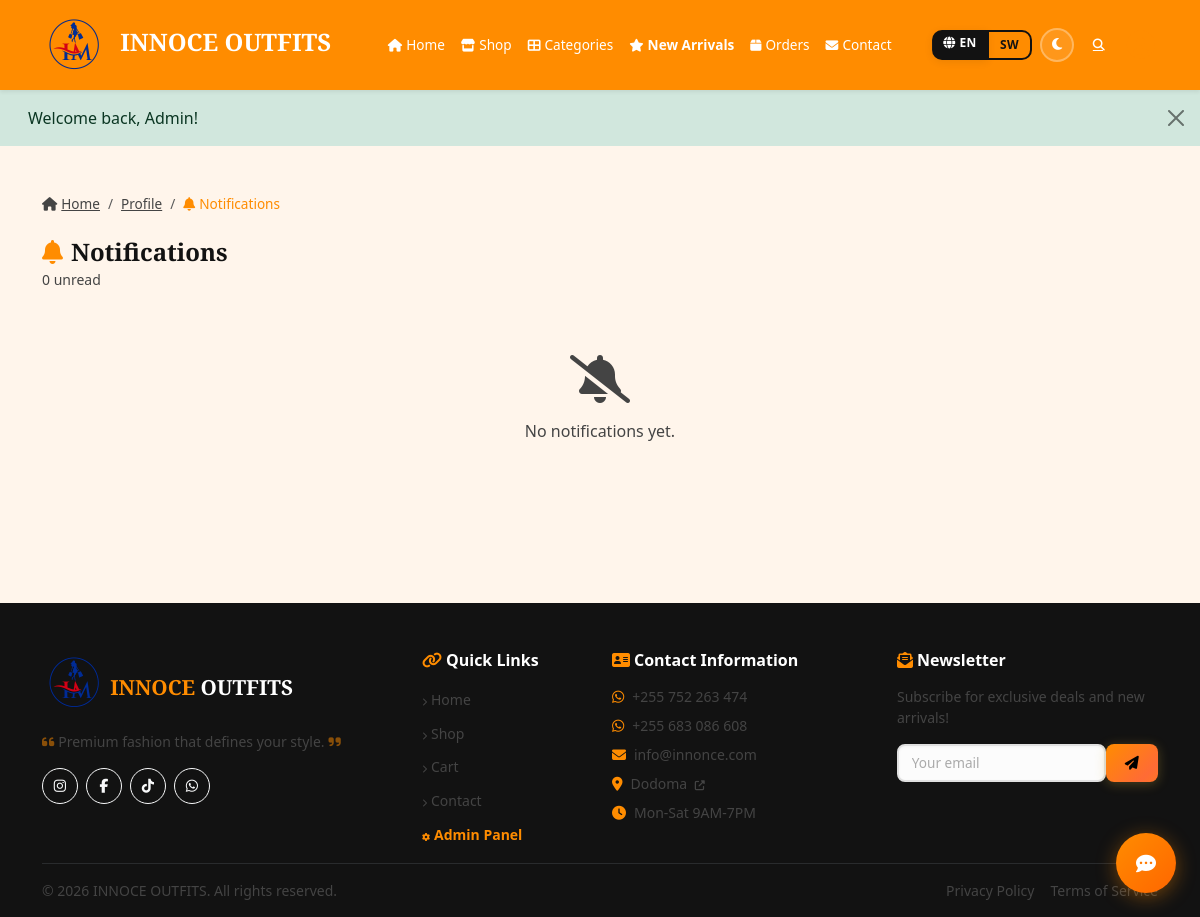
The page /account/notifications.php (signed in) on the database as committed earlier.
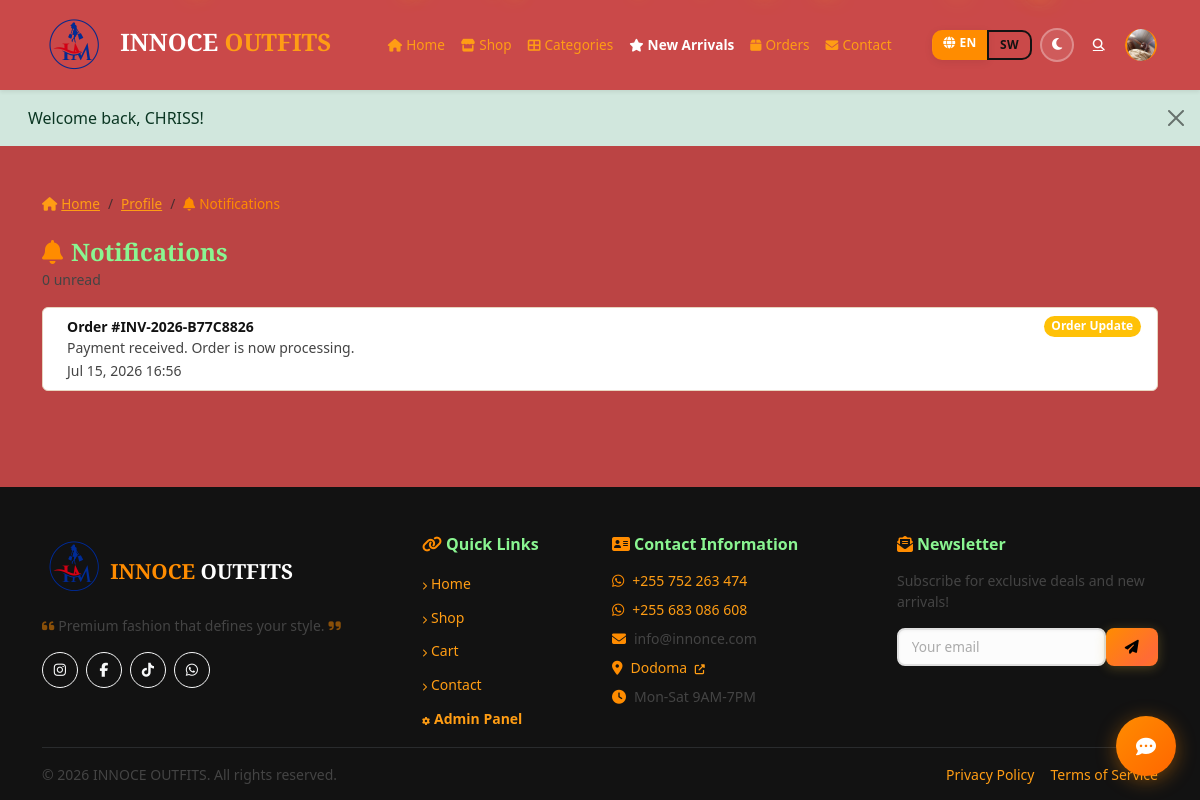
The same page on the database as committed later.
### tables this page shows
CREATE TABLE `notifications` (
  `id` int(11) NOT NULL AUTO_INCREMENT,
  `user_id` int(11) NOT NULL,
  `title` varchar(255) NOT NULL,
  `message` text DEFAULT NULL,
  `type` varchar(50) DEFAULT 'info',
  `is_read` tinyint(1) DEFAULT 0,
  `created_at` timestamp NOT NULL DEFAULT current_timestamp(),
  PRIMARY KEY (`id`),
  KEY `user_id` (`user_id`),
  CONSTRAINT `notifications_ibfk_1` FOREIGN KEY (`user_id`) REFERENCES `users` (`id`) ON DELETE CASCADE
);

### includes/functions.php (called while the page is built, shortened)
<?php
function isLoggedIn(): bool {
    return isset($_SESSION['user_id']);
}
function isAdmin(): bool {
    return isset($_SESSION['user_role']) && $_SESSION['user_role'] === 'admin';
}
function escape(?string $value): string {
    return htmlspecialchars($value ?? '', ENT_QUOTES, 'UTF-8');
}
function currentLang(): string {
    return $_SESSION['lang'] ?? 'en';
}
function __(string $key): string {
    global $lang;
    $locale = currentLang();
    return $lang[$locale][$key] ?? $lang['en'][$key] ?? $key;
}

### includes/notifications.php (called while the page is built, shortened)
<?php
function getUnreadNotificationCount(int $userId): int {
    global $db;
    $stmt = $db->prepare("SELECT COUNT(*) FROM notifications WHERE user_id = ? AND is_read = 0");
    $stmt->execute([$userId]);
    return (int)$stmt->fetchColumn();
}
function getNotifications(int $userId, int $limit = 20): array {
    global $db;
    $stmt = $db->prepare("SELECT * FROM notifications WHERE user_id = ? ORDER BY created_at DESC LIMIT ?");
    $stmt->execute([$userId, $limit]);
    return $stmt->fetchAll();
}

### account/notifications.php (the view, shortened to what the changed rows need)
<?php
require_once __DIR__ . '/../config.php';
require_once __DIR__ . '/../includes/notifications.php';
$notifs = getNotifications($_SESSION['user_id'], 100);
$unread = getUnreadNotificationCount($_SESSION['user_id']);
require_once __DIR__ . '/../includes/header.php'; ?>
<div class="container py-5">
    <nav aria-label="breadcrumb" class="mb-4">
        <ol class="breadcrumb bg-transparent p-0 mb-0">
            <li class="breadcrumb-item"><a href="<?= SITE_URL ?>/index.php" class="text-muted"><i class="fas fa-home me-1"></i><?= __('home') ?></a></li>
            <li class="breadcrumb-item"><a href="profile.php" class="text-muted"><?= __('profile') ?></a></li>
        </ol>
    </nav>
    <div class="d-flex justify-content-between align-items-center mb-3">
        <div>
            <h4 class="fw-700 mb-0" style="font-family: 'Playfair Display', serif;"><i class="fas fa-bell me-2 text-gold"></i><?= __('notifications') ?></h4>
            <small class="text-muted"><?= $unread ?> unread</small>
        </div>
    </div>
    <?php if ($notifs): ?>
    <div class="list-group">
        <?php foreach ($notifs as $n): ?>
        <div class="list-group-item list-group-item-action d-flex justify-content-between align-items-start <?= $n['is_read'] ? '' : 'border-warning border-2' ?>" style="cursor:pointer;" onclick="fetch('<?= SITE_URL ?>/actions/notifications.php?action=mark_read&id=<?= $n['id'] ?>');this.classList.remove('border-warning','border-2');">
            <div class="ms-2 me-auto">
                <div class="fw-600 small"><?= escape($n['title']) ?></div>
                <p class="small text-muted mb-0"><?= preg_replace('/https?:\/\/\S+/', '<a href="$0" class="text-gold" target="_blank">$0</a>', escape($n['message'])) ?></p>
                <small class="text-muted"><?= date('M d, Y H:i', strtotime($n['created_at'])) ?></small>
            </div>
            <span class="badge bg-<?= $n['type'] === 'order' ? 'warning' : 'info' ?> rounded-pill"><?= $n['type'] === 'order' ? __('notification_order') : __('notification_info') ?></span>
        </div>
        <?php endforeach; ?>
    </div>
    <?php else: ?>
    <div class="text-center py-5">
        <i class="fas fa-bell-slash fa-3x text-muted mb-3"></i>
        <p class="text-muted"><?= __('no_notifications') ?></p>
    </div>
    <?php endif; ?>
</div>
<?php require_once __DIR__ . '/../includes/footer.php'; ?>

### includes/header.php (shortened to what the changed rows need)
<!DOCTYPE html>
<html lang="en">
<head>
    <link href="https://cdn.jsdelivr.net/npm/bootstrap@5.3.3/dist/css/bootstrap.min.css" rel="stylesheet">
    <link rel="stylesheet" href="https://cdnjs.cloudflare.com/ajax/libs/font-awesome/6.5.1/css/all.min.css">
    <link rel="stylesheet" href="<?= SITE_URL ?>/assets/css/style.css?v=2.0">
</head>
<body>
<nav class="navbar navbar-expand-lg bg-white shadow-sm sticky-top">
    <div class="container">
        <a class="navbar-brand fw-bold" href="<?= SITE_URL ?>/index.php" style="font-family: 'Playfair Display', serif; font-size: 1.5rem;">
            <img src="<?= SITE_URL ?>/assets/images/logo.png" alt="INNOCE OUTFITS" style="height: 64px; width: 64px; border-radius: 50%; vertical-align: middle;">
            <span class="text-gold ms-2">INNOCE</span> OUTFITS
        </a>
        <div class="collapse navbar-collapse" id="navbarNav">
            <ul class="navbar-nav mx-auto">
                <li class="nav-item"><a class="nav-link" href="<?= SITE_URL ?>/index.php"><i class="fas fa-home me-1"></i><?= __('home') ?></a></li>
                <li class="nav-item"><a class="nav-link" href="<?= SITE_URL ?>/shop/index.php"><i class="fas fa-store me-1"></i><?= __('shop') ?></a></li>
                <li class="nav-item"><a class="nav-link" href="<?= SITE_URL ?>/shop/categories.php"><i class="fas fa-th-large me-1"></i><?= __('categories') ?></a></li>
                <?php if (isLoggedIn()): ?>
                <li class="nav-item"><a class="nav-link" href="<?= SITE_URL ?>/account/orders.php"><i class="fas fa-box me-1"></i><?= __('orders') ?></a></li>
                <?php endif; ?>
                <li class="nav-item"><a class="nav-link" href="<?= SITE_URL ?>/pages/contact.php"><i class="fas fa-envelope me-1"></i><?= __('contact') ?></a></li>
            </ul>
            <div class="d-flex align-items-center gap-2">
                <?php if (isLoggedIn()):
                ?>
                <div class="dropdown d-inline-block">
                    <button class="btn btn-link text-dark p-0 nav-icon-link position-relative" data-bs-toggle="dropdown" title="<?= escape($_SESSION['user_name'] ?? '') ?>" style="text-decoration:none;">
                        <?php if (!empty($_SESSION['user_photo'])): ?>
                            <img src="<?= SITE_URL . '/' . $_SESSION['user_photo'] ?>" alt="" style="width:36px;height:36px;border-radius:50%;object-fit:cover;object-position:<?= escape($_SESSION['user_align'] ?? 'center') ?>;border:2px solid var(--gold);vertical-align:middle;">
                        <?php else: ?>
                            <i class="fas fa-user-circle" style="font-size:28px;color:var(--gold);vertical-align:middle;"></i>
                        <?php endif; ?>
                    </button>
                </div>
                <?php else: ?>
                <a href="<?= SITE_URL ?>/auth/login.php" class="btn btn-outline-dark-custom btn-sm"><i class="fas fa-sign-in-alt me-1"></i><?= __('login') ?></a>
                <a href="<?= SITE_URL ?>/auth/register.php" class="btn-gold-sm"><i class="fas fa-user-plus me-1"></i><?= __('register') ?></a>
                <?php endif; ?>
            </div>
        </div>
    </div>
</nav>
<main>
<?php if (isset($_SESSION['success'])): ?>
    <div class="alert alert-success alert-dismissible fade show border-0 mb-0 rounded-0">
        <div class="container"><?= escape($_SESSION['success']) ?>
        <button type="button" class="btn-close" data-bs-dismiss="alert"></button>
        </div>
    </div>
<?php unset($_SESSION['success']); endif; ?>

### includes/footer.php (shortened to what the changed rows need)
</main>
<footer class="bg-dark text-white pt-5 pb-3 mt-5" data-bs-theme="dark">
    <div class="container">
        <div class="row g-4">
            <div class="col-lg-2">
                <h6 class="fw-bold mb-3"><i class="fas fa-link me-1 text-gold"></i><?= __('quick_links') ?></h6>
                <div class="d-flex flex-column gap-2 small">
                    <a href="<?= SITE_URL ?>/index.php" class="text-muted text-decoration-none footer-link"><i class="fas fa-chevron-right me-1" style="font-size:8px;"></i><?= __('home') ?></a>
                    <a href="<?= SITE_URL ?>/shop/index.php" class="text-muted text-decoration-none footer-link"><i class="fas fa-chevron-right me-1" style="font-size:8px;"></i><?= __('shop') ?></a>
                    <a href="<?= SITE_URL ?>/shop/cart.php" class="text-muted text-decoration-none footer-link"><i class="fas fa-chevron-right me-1" style="font-size:8px;"></i><?= __('cart') ?></a>
                    <a href="<?= SITE_URL ?>/pages/contact.php" class="text-muted text-decoration-none footer-link"><i class="fas fa-chevron-right me-1" style="font-size:8px;"></i><?= __('contact') ?></a>
                    <?php if (isAdmin()): ?>
                    <a href="<?= SITE_URL ?>/admin/index.php" class="text-gold text-decoration-none footer-link fw-600"><i class="fas fa-cog me-1" style="font-size:8px;"></i><?= __('admin_panel') ?></a>
                    <?php endif; ?>
                </div>
            </div>
            <div class="col-lg-3">
                <h6 class="fw-bold mb-3"><i class="fas fa-address-card me-1 text-gold"></i><?= __('contact_info') ?></h6>
                <div class="d-flex flex-column gap-2 small text-muted">
                    <span><a href="https://wa.me/255752263474" target="_blank" class="text-muted text-decoration-none"><i class="fab fa-whatsapp me-2 text-gold"></i>+255 752 263 474</a></span>
                    <span><a href="https://wa.me/255683086608" target="_blank" class="text-muted text-decoration-none"><i class="fab fa-whatsapp me-2 text-gold"></i>+255 683 086 608</a></span>
                    <span><i class="fas fa-envelope me-2 text-gold"></i>info@innonce.com</span>
                    <span><a href="https://www.google.com/maps/dir//INNOCE+OUTFITS,+One+way,+Tenth+Rd,+Dodoma" target="_blank" class="text-muted text-decoration-none footer-link"><i class="fas fa-map-marker-alt me-2 text-gold"></i>Dodoma <i class="fas fa-external-link-alt ms-1" style="font-size:10px;"></i></a></span>
                    <span><i class="fas fa-clock me-2 text-gold"></i>Mon-Sat 9AM-7PM</span>
                </div>
            </div>
            <div class="col-lg-3">
                <h6 class="fw-bold mb-3"><i class="fas fa-envelope-open-text me-1 text-gold"></i><?= __('newsletter') ?></h6>
                <p class="small text-muted"><?= __('newsletter_desc') ?></p>
                <form action="<?= SITE_URL ?>/actions/newsletter.php" method="POST" class="d-flex">
                    <input type="email" name="email" class="form-control form-control-sm" placeholder="<?= __('newsletter_placeholder') ?>" required>
                    <button type="submit" class="btn-gold-sm" title="<?= __('subscribe') ?>"><i class="fas fa-paper-plane"></i></button>
                </form>
            </div>
        </div>
        <div class="d-flex justify-content-between align-items-center flex-wrap gap-2">
            <div class="d-flex gap-3 small">
                <a href="#" class="text-muted text-decoration-none"><?= __('privacy_policy') ?></a>
                <a href="#" class="text-muted text-decoration-none"><?= __('terms_of_service') ?></a>
            </div>
        </div>
    </div>
</footer>
</body>
</html>

Rows that differ between the two databases and show on the page:
added notifications: title "Order #INV-2026-B77C8826", message "Payment received. Order is now processing.", created_at "Jul 15, 2026 16:56"
Other text that changed with them:
$_SESSION['success']: "Welcome back, Admin!" → "Welcome back, CHRISS!"
__('no_notifications'): "No notifications yet." → (not shown)
